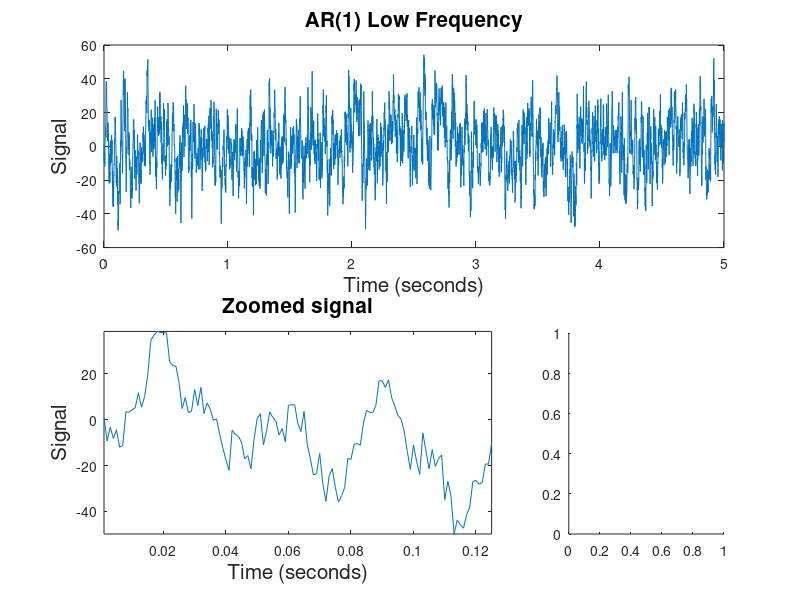

Reproduce this figure in MATLAB. (Note: this script raises an error after producing the figure.)
%%% 1 Node network simulations, AR(2)
%% AR(1) Low Frequency
T = 5;      % total length of recording (seconds)
dt = 0.001; % seconds

f0 = 1/dt;  % sampling frequency (Hz)
N1 = T*f0;   % number of samples needed
df = 1/T;   % frequency resolution
fNQ = f0/2; % Nyquist frequency

taxis = dt:dt:T; % time axis


a1 = [0.9];   %AR coefficients for signal 1

L = length(a1);                             % Number of AR terms.
N = N1+L;                                 % Number of time steps.

x1 = zeros(N,1);    

noise = 7;                                 % noise level

for k=L+1:N                                % For each time step,
    x1(k) = sum(a1.*x1(k-1:-1:k-L)) + noise*randn();
   %...x(now) depends on past.
end
x1 = x1(L+1:end);                          % Drop the first L terms (0s).   


figure;
subplot (2,3,[1 3])                              %Plot signals.
plot(taxis, x1)

ylabel('Signal','FontSize',15)
xlabel('Time (seconds)','FontSize',15)
title('AR(1) Low Frequency','FontSize',15);

subplot(2,3,[4 5])
plot(taxis(1:125),x1(1:125))
axis tight
ylabel('Signal','FontSize',15)
xlabel('Time (seconds)','FontSize',15)
title('Zoomed signal','FontSize',15);

subplot(2,3,6)
mySpec(x1,f0)





%%% Define inputs for model building and GoF -------------------------
data = x1';                      % Conglomerate data in one matrix
nlags = 200;                               % Define order of AR model
                                           % needs to be larger than true
                                           % order

true_coeffs = cell(1);
true_coeffs{1,1} = padarray(a1,nlags-L,'post'); % True coefficents up to 
                                                %     number of lags being estimated

tic
[ adj_spline ] = build_ar_splines( data, nlags); % Build network using splines
splinetime  = toc;
tic
[ adj_stand] = build_ar( data, nlags );          % Build network using standard ar
standardtime = toc;

which_electrode = 1;
b_est = ar_gof(adj_spline, data, nlags,true_coeffs,taxis,which_electrode); % Run goodness of fit tests


%% AR(2) High Frequency

T = 5;      % total length of recording (seconds)
dt = 0.001; % seconds

f0 = 1/dt;  % sampling frequency (Hz)
N1 = T*f0;   % number of samples needed
df = 1/T;   % frequency resolution
fNQ = f0/2; % Nyquist frequency

taxis = dt:dt:T; % time axis


a1 = [0.9; -0.8];   %AR coefficients for signal 1

L = length(a1);                             % Number of AR terms.
N = N1+L;                                 % Number of time steps.

x1 = zeros(N,1);    

noise = 7;                                 % noise level

for k=L+1:N                                % For each time step,
    x1(k) = sum(a1.*x1(k-1:-1:k-L)) + noise*randn();
   %...x(now) depends on past.
end
x1 = x1(L+1:end);                          % Drop the first L terms (0s).   


figure;
subplot (2,3,[1 3])                              %Plot signals.
plot(taxis, x1)

ylabel('Signal','FontSize',15)
xlabel('Time (seconds)','FontSize',15)
title('AR(2) High Frequency','FontSize',15);


subplot(2,3,[4 5])
plot(taxis(1:125),x1(1:125))
axis tight
ylabel('Signal','FontSize',15)
xlabel('Time (seconds)','FontSize',15)
title('Zoomed signal','FontSize',15);

subplot(2,3,6)
mySpec(x1,f0)



%%% Define inputs for model building and GoF -------------------------
data = x1';                      % Conglomerate data in one matrix
nlags = 200;                               % Define order of AR model
                                           % needs to be larger than true
                                           % order

true_coeffs = cell(1);
true_coeffs{1,1} = padarray(a1,nlags-L,'post'); % True coefficents up to 
                                                %     number of lags being estimated

tic
[ adj_spline ] = build_ar_splines( data, nlags); % Build network using splines
splinetime  = toc;
tic
[ adj_stand] = build_ar( data, nlags );          % Build network using standard ar
standardtime = toc;


which_electrode = 1;
b_est = ar_gof(adj_spline, data, nlags,true_coeffs,taxis,which_electrode); % Run goodness of fit tests


%% AR(2) Low Frequency

T = 5;      % total length of recording (seconds)
dt = 0.001; % seconds

f0 = 1/dt;  % sampling frequency (Hz)
N1 = T*f0;   % number of samples needed
df = 1/T;   % frequency resolution
fNQ = f0/2; % Nyquist frequency

taxis = dt:dt:T; % time axis


a1 = [0.3; 0.3];   %AR coefficients for signal 1

L = length(a1);                             % Number of AR terms.
N = N1+L;                                 % Number of time steps.

x1 = zeros(N,1);    

noise = 1;                                 % noise level

for k=L+1:N                                % For each time step,
    x1(k) = sum(a1.*x1(k-1:-1:k-L)) + noise*randn();
   %...x(now) depends on past.
end
x1 = x1(L+1:end);                          % Drop the first L terms (0s).   


figure;
subplot (2,3,[1 3])                              %Plot signals.
plot(taxis, x1)

ylabel('Signal','FontSize',15)
xlabel('Time (seconds)','FontSize',15)
title('AR(2) Low Frequency','FontSize',15);


subplot(2,3,[4 5])
plot(taxis(1:125),x1(1:125))
axis tight
ylabel('Signal','FontSize',15)
xlabel('Time (seconds)','FontSize',15)
title('Zoomed signal','FontSize',15);

subplot(2,3,6)
mySpec(x1,f0)

%% Low frequency, bandpass filtered

T = 5;      % total length of recording (seconds)
dt = 0.001; % seconds

f0 = 1/dt;  % sampling frequency (Hz)
N1 = T*f0;   % number of samples needed
df = 1/T;   % frequency resolution
fNQ = f0/2; % Nyquist frequency

taxis = dt:dt:T; % time axis


a1 = [0.3];   %AR coefficients for signal 1

L = length(a1);                             % Number of AR terms.
N = N1+L;                                 % Number of time steps.

x1 = zeros(N,1);    

noise = 1;                                 % noise level

for k=L+1:N                                % For each time step,
    x1(k) = sum(a1.*x1(k-1:-1:k-L)) + noise*randn();
   %...x(now) depends on past.
end
x1 = x1(L+1:end);                          % Drop the first L terms (0s).   


figure;
subplot (2,3,[1 3])                              %Plot signals.
plot(taxis, x1)

ylabel('Signal','FontSize',15)
xlabel('Time (seconds)','FontSize',15)
title('AR(1)','FontSize',15);

subplot(2,3,[4 5])
plot(taxis(1:125),x1(1:125))
axis tight
ylabel('Signal','FontSize',15)
xlabel('Time (seconds)','FontSize',15)
title('Zoomed signal','FontSize',15);

subplot(2,3,6)
mySpec(x1,f0)

order = 300;
band = [10 20]; % if BAND(1) >0 and BAND(2) <fNQ
f = [0 (band(1)-1)/fNQ band/fNQ (band(2)+1)/fNQ 1];
a = [0 0 1 1 0 0];


flt = firls(order,f,a);
y = filtfilt(flt,1,x1);

figure;

subplot (2,3,[1 3])                              %Plot signals.
plot(taxis, y)

ylabel('Signal','FontSize',15)
xlabel('Time (seconds)','FontSize',15)
title('Bandpass filtered Low Freq','FontSize',15);

subplot(2,3,[4 5])
plot(taxis(1:125),y(1:125))
axis tight
ylabel('Signal','FontSize',15)
xlabel('Time (seconds)','FontSize',15)
title('Zoomed signal','FontSize',15);

subplot(2,3,6)
mySpec(y,f0)





%%% Define inputs for model building and GoF -------------------------
data = y';                      % Conglomerate data in one matrix
nlags = 200;                               % Define order of AR model
                                           % needs to be larger than true
                                           % order

true_coeffs = cell(1);
true_coeffs{1,1} = padarray(a1,nlags-L,'post'); % True coefficents up to 
                                                %     number of lags being estimated

tic
[ adj_spline ] = build_ar_splines( data, nlags); % Build network using splines
splinetime  = toc;
tic
[ adj_stand] = build_ar( data, nlags );          % Build network using standard ar
standardtime = toc;
% 
% subplot 234; 
% adj_true = [1];          % Plot true network
% plotNetwork(adj_true)
% title('Truth');
% subplot 235;                               % Plot network using standard regressors
% str = {num2str(standardtime), ' seconds' };
% plotNetwork(adj_stand)
% title(strcat({'Standard, '},num2str(standardtime),{' s'}))
% subplot 236;                               % Plot network using spline regressors
% plotNetwork(adj_spline)
% title(strcat({'Spline, '},num2str(splinetime),{' s'}))

 
b_est = ar_gof(adj_spline, data, nlags,true_coeffs,taxis,1); % Run goodness of fit tests
